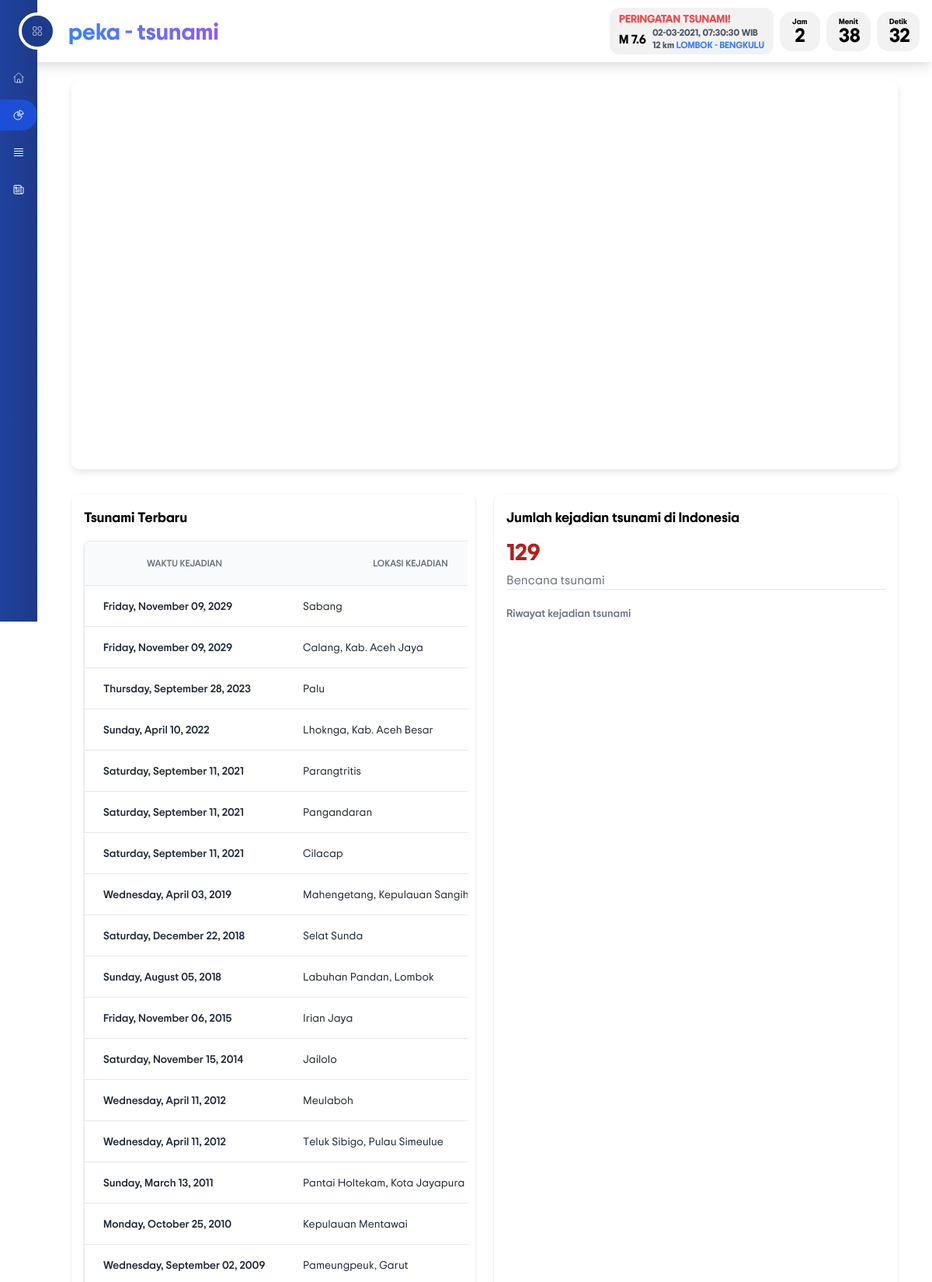
The app's page /stats.php (upper part) with its own data.
### tables this page shows
CREATE TABLE `data_tsunami` (
  `id` int(11) DEFAULT NULL,
  `Latitude` decimal(10,9) DEFAULT NULL,
  `Longitude` decimal(10,7) DEFAULT NULL,
  `id_lokasi` varchar(7) DEFAULT NULL,
  `Lokasi_Provinsi` varchar(18) DEFAULT NULL,
  `Lokasi_KabKota` varchar(40) DEFAULT NULL,
  `Status_lokasi` varchar(23) DEFAULT NULL,
  `Karakter_fisik` varchar(144) DEFAULT NULL,
  `Klasifikasi` varchar(13) DEFAULT NULL,
  `Waktu_kejadian` varchar(29) DEFAULT NULL,
  `Validitas` varchar(9) DEFAULT NULL,
  `Bukti_Alam` varchar(8) DEFAULT NULL,
  `Deskripsi_Bukti_Alam` varchar(66) DEFAULT NULL,
  `Teknik_dating` varchar(24) DEFAULT NULL,
  `Jenis_dating` varchar(43) DEFAULT NULL,
  `Elevasi_gelombang_tsunami_m` varchar(11) DEFAULT NULL,
  `Batas_zona_inundasi` int(11) DEFAULT NULL,
  `Ketebalan_endapan_cm` varchar(11) DEFAULT NULL,
  `Sebab_tsunami` varchar(30) DEFAULT NULL,
  `Sumber_Lat` varchar(19) DEFAULT NULL,
  `Sumber_Long` decimal(9,6) DEFAULT NULL,
  `Proksi` varchar(40) DEFAULT NULL,
  `Referensi` varchar(169) DEFAULT NULL,
  `Catatan` varchar(212) DEFAULT NULL
);

### stats.php (the view, shortened to what this page needs)
<?php
$servername = "localhost";
$username = "root";
$password = "";
$dbname = "tsunami";
$conn = new mysqli($servername, $username, $password, $dbname);
$sql = "SELECT * FROM data_tsunami ORDER BY YEAR(STR_TO_DATE(Waktu_kejadian, '%W, %M %d, %Y')) DESC";
$result = $conn->query($sql);
?>
<!DOCTYPE html>
<html lang="en">
<head>
    <link href="https://cdn.jsdelivr.net/npm/tailwindcss@2.2.19/dist/tailwind.min.css" rel="stylesheet">
    <link rel="stylesheet" href="font/stylesheet.css">
</head>
<body class="body" onload="startTime()">
    <div class="fixed w-full z-30 flex bg-white p-2 items-center justify-between h-20 px-10 pr-4 shadow-lg">
        <div class="logo ml-12 transform ease-in-out duration-500 flex-none h-full flex items-center justify-center">
            <span class="font-bold text-transparent bg-clip-text bg-gradient-to-r from-blue-500 to-purple-500"
                style="font-size: 30px">
            </span>
        </div>
        <div class="grow h-full flex items-center justify-end">
            <div class="flex items-center justify-end space-x-2">
                <div class="text-black bg-black bg-opacity-5 font-bold py-1 px-3 rounded-xl">
                    <div class="text-red-500 text-sm">PERINGATAN TSUNAMI!</div>
                    <div class="flex items-center space-x-1">
                        <div class="font-bold text-normal mr-1">M 7.6</div>
                        <div>
                            <div class="text-gray-600 text-xs">02-03-2021, 07:30:30 WIB</div>
                            <div class="text-gray-600 text-xs">12 km <span class="text-blue-500">LOMBOK -
                                    BENGKULU</span></div>
                        </div>
                    </div>
                </div>
                <div class="text-black bg-black bg-opacity-5 font-bold py-2 px-4 rounded-2xl">
                    <div style="font-size: 10px; line-height: 1;">Jam</div>
                    <div id="jam" class="text-center" style="font-size: 25px; line-height: 1; width: 20px"></div>
                </div>
                <div class="text-black bg-black bg-opacity-5 font-bold py-2 px-4 rounded-2xl">
                    <div style="font-size: 10px; line-height: 1;">Menit</div>
                    <div id="menit" class="text-center" style="font-size: 25px; line-height: 1; width: 20px"></div>
                </div>
                <div class="text-black bg-black bg-opacity-5 font-bold py-2 px-4 rounded-2xl">
                    <div style="font-size: 10px; line-height: 1;">Detik</div>
                    <div id="detik" class="text-center" style="font-size: 25px; line-height: 1; width: 20px"></div>
                </div>
            </div>
        </div>
    </div>
    <aside
        class="w-60 -translate-x-48 fixed transition transform ease-in-out duration-1000 z-50 flex h-screen bg-gradient-to-r from-blue-600 to-blue-900">
        <div onclick="openNav()"
            class="-right-6 transition transform ease-in-out duration-500 flex border-4 border-white bg-blue-900 hover:bg-blue-900 absolute top-4 p-3 rounded-full text-white hover:rotate-45">
        </div>
        <div class="mini mt-20 flex flex-col space-y-2 w-full h-[calc(100vh)]">
            <a href="index.php"
                class="justify-end pr-4 ml-1 text-white hover:bg-blue-700 p-3 rounded-full transform ease-in-out duration-300 flex">
            </a>
            <a href="stats.php"
                class="justify-end pr-4 ml-1 text-white bg-blue-700 p-3 rounded-full transform ease-in-out duration-300 flex">
            </a>
            <a href="data.php"
                class="justify-end pr-4 ml-1 text-white hover:bg-blue-700 p-3 rounded-full transform ease-in-out duration-300 flex">
                <svg xmlns="http://www.w3.org/2000/svg" fill="none" viewBox="0 0 24 24" stroke-width="1.5"
                    stroke="currentColor" class="w-4 h-4">
                    <path stroke-linecap="round" stroke-linejoin="round"
                        d="M3.75 5.25h16.5m-16.5 4.5h16.5m-16.5 4.5h16.5m-16.5 4.5h16.5" />
                </svg>
            </a>
            <a href="berita.php"
                class="justify-end pr-4 ml-1 text-white hover:bg-blue-700 p-3 rounded-full transform ease-in-out duration-300 flex">
            </a>
        </div>
    </aside>
    <div class="content ml-12 transform ease-in-out duration-500 pt-20 px-2 md:px-5 pb-4 ">
        <div class="flex-grow p-6">
            <div id="container"></div>
            <div class="grid grid-cols-2 gap-6">
                <div class="bg-white rounded-lg shadow p-4">
                    <h2 class="font-semibold text-lg mb-4">Tsunami Terbaru</h2>
                    <div class="flex flex-col">
                        <div class="-m-1.5 overflow-x-auto">
                            <div class="p-1.5 min-w-full inline-block align-middle">
                                <div
                                    class="border rounded-lg shadow overflow-hidden dark:border-neutral-700 dark:shadow-gray-900">
                                    <table class="min-w-full divide-y divide-gray-200">
                                        <thead class="bg-gray-50">
                                            <tr>
                                                <th scope="col"
                                                    class="px-6 py-3 text-start text-xs font-medium text-gray-500 uppercase">
                                                    Waktu kejadian</th>
                                                <th scope="col"
                                                    class="px-6 py-3 text-start text-xs font-medium text-gray-500 uppercase">
                                                    Lokasi kejadian</th>
                                            </tr>
                                        </thead>
                                        <tbody class="divide-y divide-gray-200">
                                            <?php if ($result->num_rows > 0) {
                                                while ($row = $result->fetch_assoc()) { ?>
                                            <tr>
                                                <td
                                                    class="px-6 py-4 whitespace-nowrap text-sm font-medium text-gray-800">
                                                    <?php echo $row['Waktu_kejadian'] ?></td>
                                                <td
                                                    class="px-6 py-4 whitespace-nowrap text-sm text-gray-800">
                                                    <?php echo $row['Lokasi_KabKota'] ?></td>
                                            </tr>
                                            <?php }
                                            } ?>
                                        </tbody>
                                    </table>
                                </div>
                            </div>
                        </div>
                    </div>
                </div>
                <div class="bg-white rounded-lg shadow p-4">
                    <h2 class="font-semibold text-lg mb-4">Jumlah kejadian tsunami di Indonesia</h2>
                    <div class="relative">
                        <div class="flex justify-between">
                            <div>
                                <h5 class="leading-none text-3xl font-bold text-red-700  pb-2">
                                    <?php
                                    $sum_series = array_sum($tsunami_data);
                                    echo $sum_series;
                                    ?>
                                </h5>
                                <p class="text-base font-normal text-gray-500 dark:text-gray-400">Bencana tsunami
                                </p>
                            </div>
                        </div>
                        <div
                            class="grid grid-cols-1 items-center border-gray-200 border-t dark:border-gray-700 justify-between">
                            <div class="flex justify-between items-center pt-5">
                                <button id="dropdownDefaultButton" data-dropdown-toggle="lastDaysdropdown"
                                    data-dropdown-placement="bottom"
                                    class="text-sm font-medium text-gray-500 dark:text-gray-400 hover:text-gray-900 text-center inline-flex items-center dark:hover:text-white"
                                    type="button">
                                    Riwayat kejadian tsunami
                                </button>
                            </div>
                        </div>
                    </div>
                </div>
            </div>
        </div>
    </div>
</body>
</html>

### stats.php (style rules this page uses)
body { font-family: 'Trip Sans'; }
#container { height: 500px; min-width: 310px; border-radius: 10px; box-shadow: 0 4px 8px rgba(0, 0, 0, 0.1); margin: 0 auto; margin-bottom: 2em; }

### records on screen
data_tsunami: Waktu_kejadian "Friday, November 09, 2029", Lokasi_KabKota "Sabang"
data_tsunami: Waktu_kejadian "Friday, November 09, 2029", Lokasi_KabKota "Calang, Kab. Aceh Jaya"
data_tsunami: Waktu_kejadian "Thursday, September 28, 2023", Lokasi_KabKota "Palu"
data_tsunami: Waktu_kejadian "Sunday, April 10, 2022", Lokasi_KabKota "Lhoknga, Kab. Aceh Besar"
data_tsunami: Waktu_kejadian "Saturday, September 11, 2021", Lokasi_KabKota "Parangtritis"
data_tsunami: Waktu_kejadian "Saturday, September 11, 2021", Lokasi_KabKota "Pangandaran"
data_tsunami: Waktu_kejadian "Saturday, September 11, 2021", Lokasi_KabKota "Cilacap"
data_tsunami: Waktu_kejadian "Wednesday, April 03, 2019", Lokasi_KabKota "Mahengetang, Kepulauan…"
data_tsunami: Waktu_kejadian "Saturday, December 22, 2018", Lokasi_KabKota "Selat Sunda"
data_tsunami: Waktu_kejadian "Sunday, August 05, 2018", Lokasi_KabKota "Labuhan Pandan, Lombok"
data_tsunami: Waktu_kejadian "Friday, November 06, 2015", Lokasi_KabKota "Irian Jaya"
data_tsunami: Waktu_kejadian "Saturday, November 15, 2014", Lokasi_KabKota "Jailolo"
data_tsunami: Waktu_kejadian "Wednesday, April 11, 2012", Lokasi_KabKota "Meulaboh"
data_tsunami: Waktu_kejadian "Wednesday, April 11, 2012", Lokasi_KabKota "Teluk Sibigo, Pulau Simeulue"
data_tsunami: Waktu_kejadian "Sunday, March 13, 2011", Lokasi_KabKota "Pantai Holtekam, Kota Jayapura"
data_tsunami: Waktu_kejadian "Monday, October 25, 2010", Lokasi_KabKota "Kepulauan Mentawai"
data_tsunami: Waktu_kejadian "Wednesday, September 02, 2009", Lokasi_KabKota "Pameungpeuk, Garut"

### other values on screen
$sum_series "129"
